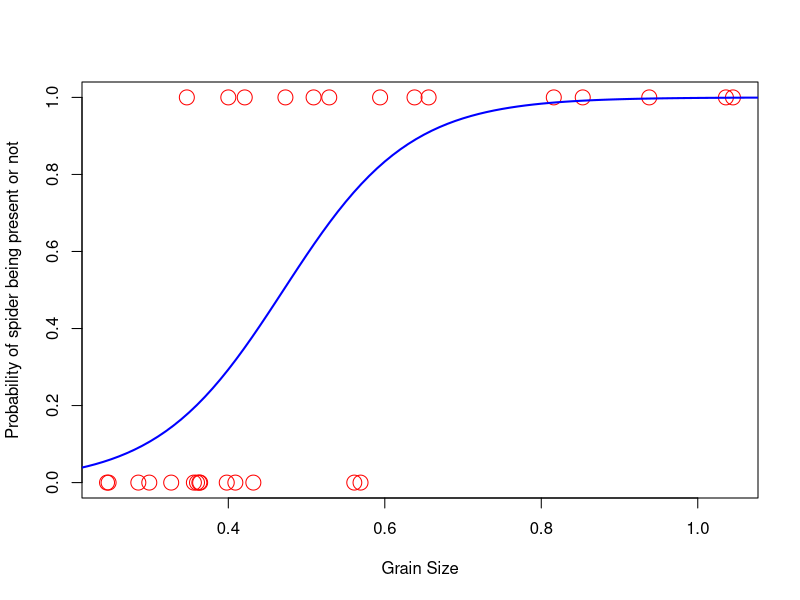
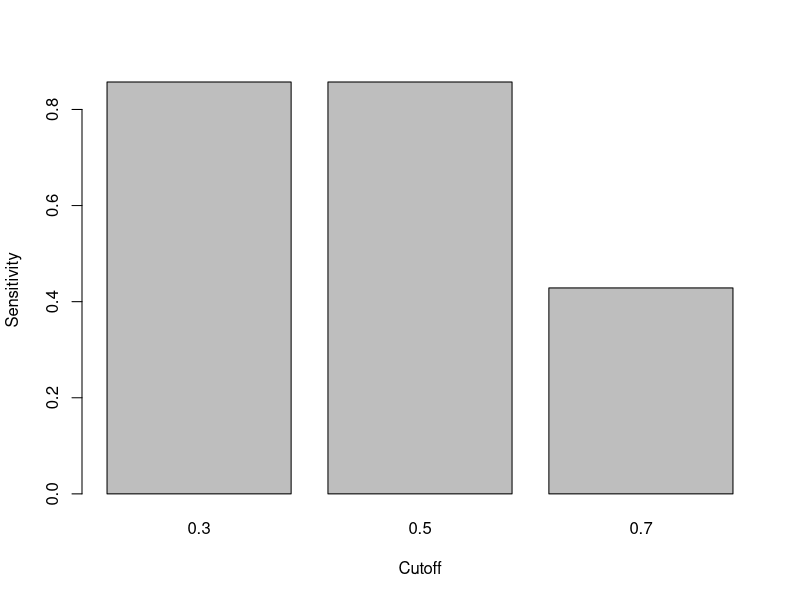

Reproduce these figures in R, in order. (Note: this script raises an error after producing the figures.)
#Name - Milind Lakhwani           Roll No. - 200106046

# Response variable - spider
# spider = 1 , present
# spider = 0 , not present
# Predictors = grain size


# Read training data -----  

train <- read.csv("spider_train.csv")


# Plotting malignancy vs size data ----

plot(train$size, train$spider, xlab = "Grain Size", ylab = "Probability of spider being present or not",
     col = "red", pch = 1, cex = 2)


# Logistic regression to classify using area measure ----
# We are calculating a and b from data

logit.size <- glm(spider ~ size, data = train, family = "binomial")
summary(logit.size)



# Plot the regression line ----

# Create vector for 'area'
sv = seq(0.2,1.1,0.01)

# Create vector for 'probability'
# We are using the predict() function that takes a 
# data frame as input. 
# Convert the area vector to a data frame and add correct header

size.data <- data.frame(sv)
names(size.data) <- "size"

# Predict the values of probability

pv <- predict(logit.size, size.data, type = 'response')

# plot area vs pv

lines(sv, pv, col = "blue", lwd = 2)


# Evaluate the model on test data ----

test <- read.csv("spider_test.csv")
colnames(test)[1] <- "size"

# Predict the probabilities for test data
p.test <- predict(logit.size, test, type = 'response')


# Classify based on Probability
# consider probability P = 0.3 as cut-off for
# classification
c.test1 <- ifelse(p.test > 0.3, 1, 0)

# consider probability P = 0.5 as cut-off for
c.test2 <- ifelse(p.test > 0.5, 1, 0)

# consider probability P = 0.7 as cut-off for
c.test3 <- ifelse(p.test > 0.7, 1, 0)


# Create confusion matrices
tab.test1 <- table(Predicted = c.test1, Actual = test$spider)

tab.test2 <- table(Predicted = c.test2, Actual = test$spider)

tab.test3 <- table(Predicted = c.test3, Actual = test$spider)

cv <- data.frame(tab.test1)



# Sensitivity/ Recall / Hit rate/ True positive rate
# sn = TP/(TP + FN)

sn.test1 <- tab.test1[2,2]/sum(tab.test1[ ,2])
sn.test2 <- tab.test2[2,2]/sum(tab.test2[ ,2])
sn.test3 <- tab.test3[2,2]/sum(tab.test3[ ,2])

x_axis=c(0.3,0.5,0.7)
y_axis=c(sn.test1,sn.test2,sn.test3)
barplot(y_axis,names.arg=x_axis,xlab="Cutoff",ylab="Sensitivity")

barplot() 
